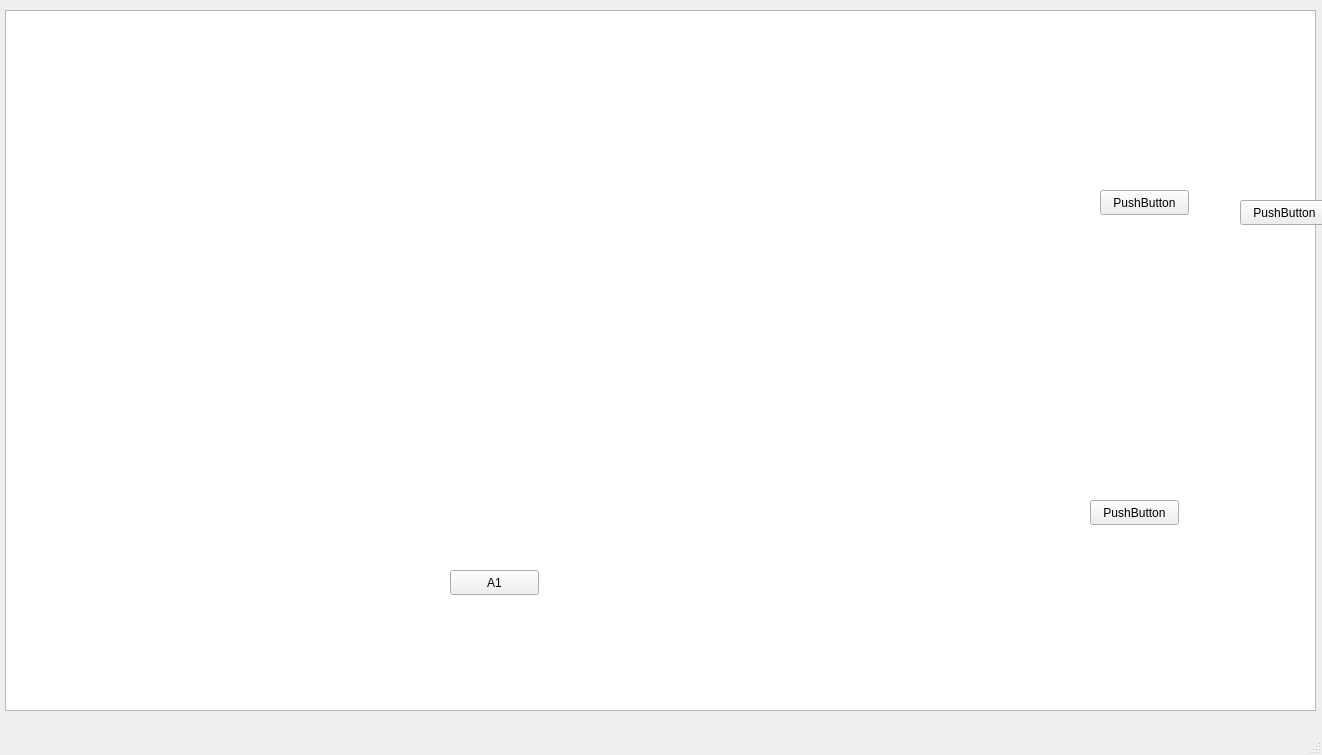
<?xml version="1.0" encoding="UTF-8"?>
<ui version="4.0">
 <class>MainWindow</class>
 <widget class="QMainWindow" name="MainWindow">
  <property name="geometry">
   <rect>
    <x>0</x>
    <y>0</y>
    <width>1322</width>
    <height>755</height>
   </rect>
  </property>
  <property name="windowTitle">
   <string>MainWindow</string>
  </property>
  <widget class="QWidget" name="centralwidget">
   <widget class="QGraphicsView" name="graphicsView">
    <property name="geometry">
     <rect>
      <x>5</x>
      <y>10</y>
      <width>1311</width>
      <height>701</height>
     </rect>
    </property>
   </widget>
   <widget class="QPushButton" name="A_one">
    <property name="geometry">
     <rect>
      <x>450</x>
      <y>570</y>
      <width>89</width>
      <height>25</height>
     </rect>
    </property>
    <property name="text">
     <string>A1</string>
    </property>
   </widget>
   <widget class="QPushButton" name="pushButton_10">
    <property name="geometry">
     <rect>
      <x>1090</x>
      <y>500</y>
      <width>89</width>
      <height>25</height>
     </rect>
    </property>
    <property name="text">
     <string>PushButton</string>
    </property>
   </widget>
   <widget class="QPushButton" name="pushButton_11">
    <property name="geometry">
     <rect>
      <x>1100</x>
      <y>190</y>
      <width>89</width>
      <height>25</height>
     </rect>
    </property>
    <property name="text">
     <string>PushButton</string>
    </property>
   </widget>
   <widget class="QPushButton" name="pushButton_12">
    <property name="geometry">
     <rect>
      <x>1240</x>
      <y>200</y>
      <width>89</width>
      <height>25</height>
     </rect>
    </property>
    <property name="text">
     <string>PushButton</string>
    </property>
   </widget>
  </widget>
  <widget class="QMenuBar" name="menubar">
   <property name="geometry">
    <rect>
     <x>0</x>
     <y>0</y>
     <width>1322</width>
     <height>22</height>
    </rect>
   </property>
  </widget>
  <widget class="QStatusBar" name="statusbar"/>
 </widget>
 <resources/>
 <connections/>
</ui>
